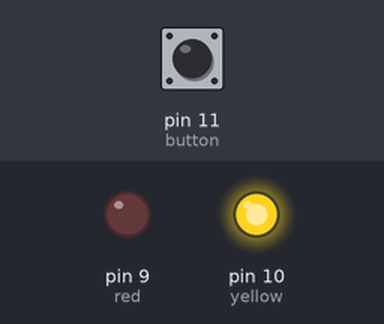
Simulated run of this sketch. Board: Arduino Uno, built with avr-gcc and run on an emulated ATmega328P. On the bench: output pins drawn as LEDs (lit = HIGH). The test bench sets the inputs (shaded band); at power-on: pin 11 (button) HIGH. What the sketch prints to the serial monitor is not drawn.

Above: at 1.2 s.
1.3 s: pin 11 (button) pulled LOW for 0.15 s
At 1.38 s:
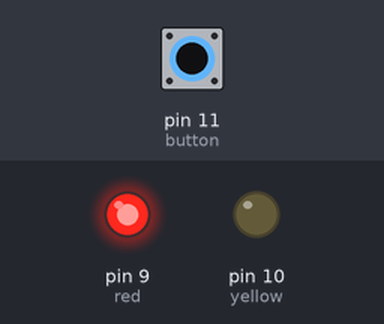
2.9 s: pin 11 (button) pulled LOW for 3.2 s
At 7.1 s:
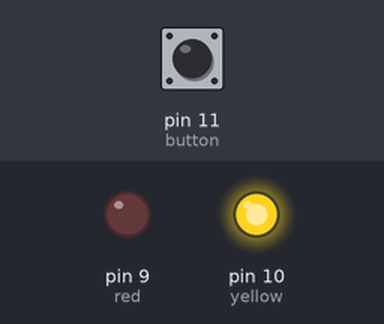
Timing chart, 0 to 8.6 s (numbered marks = the images above; inputs shaded):
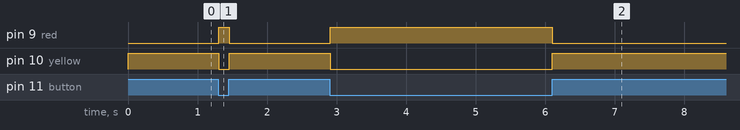

Measured:
- after the input at 1.3 s, pin 9 (red): LOW → HIGH at once, → LOW 0.15 s later; pin 10 (yellow): HIGH → LOW at once, → HIGH 0.15 s later
- after the input at 2.9 s, pin 9 (red): LOW → HIGH at once, → LOW 3.2 s later; pin 10 (yellow): HIGH → LOW at once, → HIGH 3.2 s later

The sketch:

Bicolor_Light_button.ino
```cpp
//Bicolor_Light
int red = 9;
int yellow = 10;
int button = 11;
int button_val = 0;
int pressed = 0;

void setup() {
  pinMode(red,OUTPUT);
  pinMode(yellow,OUTPUT);
  pinMode(button, INPUT);
  Serial.begin(9600);
}

void loop() {
  button_val = digitalRead(button);
  Serial.println(button_val);
  if (button_val == pressed){
    digitalWrite(yellow, 0);
    digitalWrite(red, 1);
  }
  else {
    digitalWrite(yellow, 1);
    digitalWrite(red, 0);
  }
}
```
